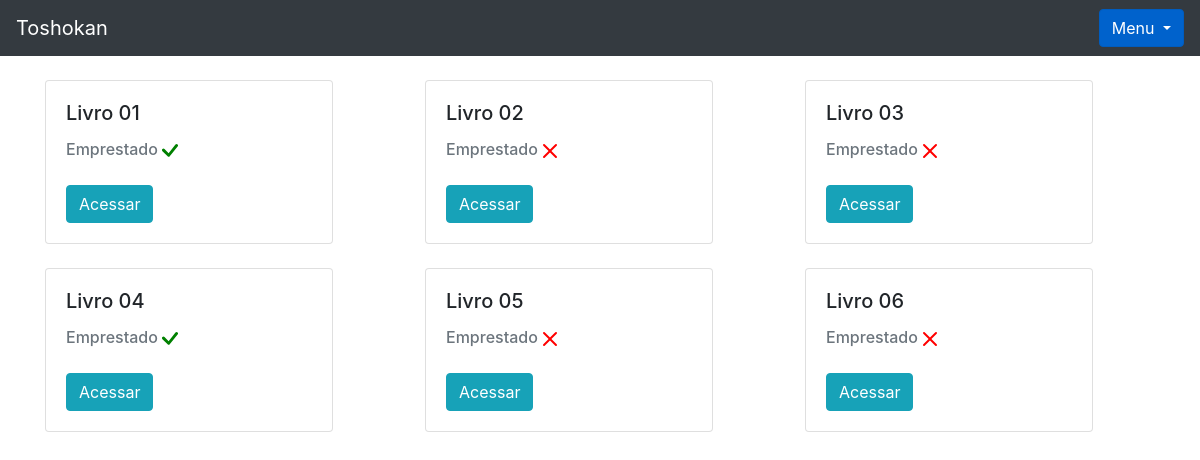
The page /livro/home/ (signed in) on the database as committed earlier.
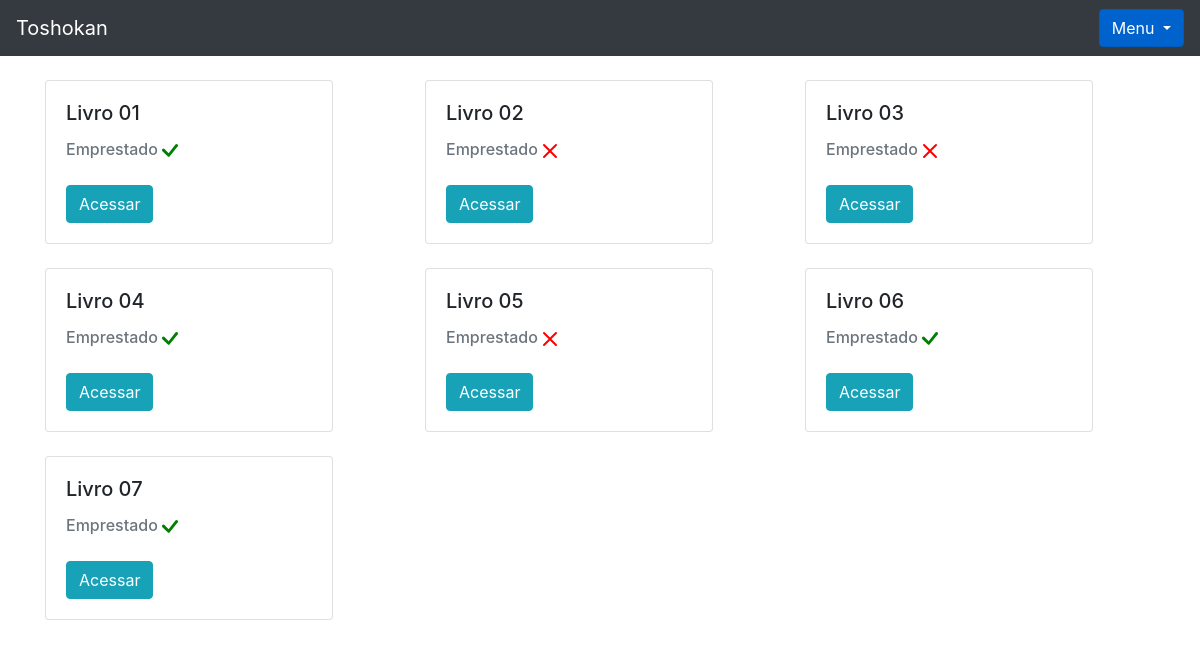
The same page on the database as committed later.
### livros_app/models.py (models this page shows, shortened)
class Livros(models.Model):
    nome = models.CharField(max_length=100)
    autor = models.CharField(max_length=30)
    co_autor = models.CharField(max_length=30, blank=True, null= True)
    data_cadastro = models.DateField(default=date.today)
    emprestado = models.BooleanField(default=False)
    categoria = models.ForeignKey(Categoria, on_delete=models.DO_NOTHING)
    usuario = models.ForeignKey(Usuario,on_delete=models.DO_NOTHING)
    class Meta:
        verbose_name = 'Livro'

### livros_app/views.py (the view)
# urls.py: path('home/', views.home, name='home'),
def home(request):
    if request.session.get('usuario'):
        usuario = Usuario.objects.get(id = request.session['usuario'])
        status_categoria = request.GET.get('cadastro_categoria')
        livros = Livros.objects.filter(usuario = usuario)
        total_livros = livros.count()
        form = CadastroLivro()
        form.fields['usuario'].initial = request.session['usuario']
        form.fields['categoria'].queryset = Categoria.objects.filter(usuario = usuario)
        form_categoria = CategoriaLivro()
        usuarios = Usuario.objects.all()
        livros_emprestar = Livros.objects.filter(usuario = usuario).filter(emprestado = False)
        livros_emprestados = Livros.objects.filter(usuario = usuario).filter(emprestado = True)
        return render(request, 'home.html',{'livros': livros, 'usuario_logado': request.session.get('usuario'),
        'form' : form,'form_categoria': form_categoria, 'status_categoria': status_categoria, 'usuarios' : usuarios,
        'livros_emprestar' : livros_emprestar, 'total_livros' : total_livros, 'livros_emprestados': livros_emprestados})
    else:
        return redirect('/auth/login/?status=2')

### livros_app/models.py (called while the page is built)
    def __str__(self):
        return self.nome

### livros_app/templates/home.html (shortened to what this page needs)
{% extends 'base.html' %}
{% block 'conteudo' %}
<div class="container">
  <br>
    <div class="row">
        {% for livro in livros %}
            <div class="col-md">
                <div class="card" style="width: 18rem;">
                    <div class="card-body">
                      <h5 class="card-title">{{livro.nome}}</h5>
                      <h6 style="display: inline;" class="card-subtitle mb-2 text-muted">Emprestado</h6>
                        <br>
                        <br>
                      <a href="{% url 'ver_livro' livro.id %}" class="btn btn-info">Acessar</a>
                    </div>
                </div>
                <br>
            </div>
        {% endfor %}
    </div>
</div>
{% endblock 'conteudo' %}

Rows that differ between the two databases and show on the page:
changed Livros "Livro 06": emprestado False → True (drawn)
added Livros: nome "Livro 07", emprestado True (drawn)
